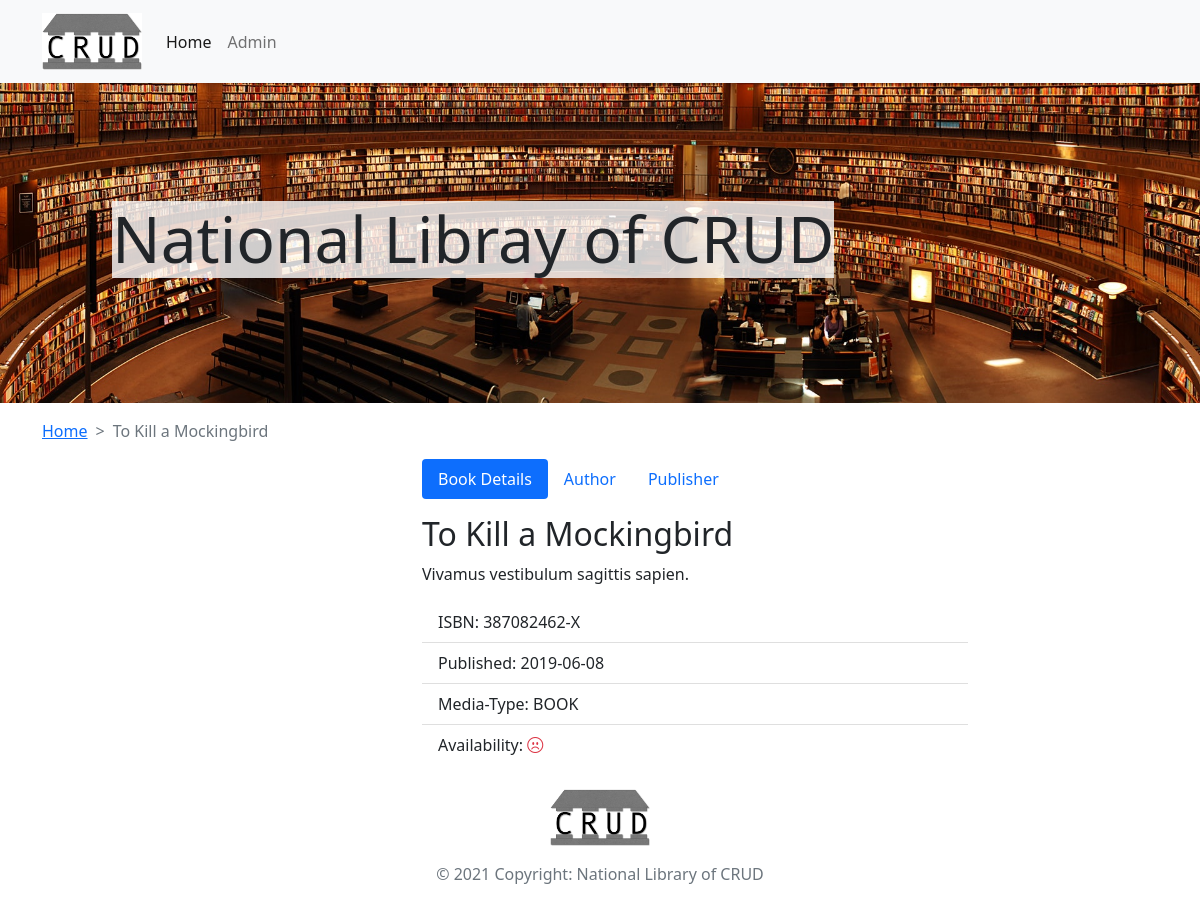
/details.php?mid=0000000003, run on the app's committed database.
### tables this page shows
CREATE TABLE `media` (
  `mid` int(10) UNSIGNED ZEROFILL NOT NULL,
  `title` varchar(50) NOT NULL,
  `image` varchar(2000) NOT NULL,
  `isbn` char(13) NOT NULL,
  `description` text NOT NULL,
  `pub_date` date NOT NULL,
  `isAvailable` tinyint(1) NOT NULL,
  `type` enum('book','cd','dvd','') NOT NULL,
  `pid` int(10) UNSIGNED ZEROFILL NOT NULL
);

### components/c_details.php (the view, shortened to what this page needs)
<?php
    require_once 'actions/db_connect.php';
    if(isset($_GET["mid"])) {
        $mid = $_GET["mid"];
    } else {
        exitGracefully();
    }
    $sql = "SELECT *
            FROM media
            INNER JOIN media_author
            ON media.mid = media_author.mid
            INNER JOIN author
            ON media_author.aid = author.aid
            INNER JOIN publisher
            ON media.pid = publisher.pid
            WHERE media.mid=$mid";
    $result = $mysqli->query($sql);
    $media = $result->fetch_all(MYSQLI_ASSOC);
?>
<nav style="--bs-breadcrumb-divider: '>';" aria-label="breadcrumb">
    <ol class="breadcrumb">
        <li class="breadcrumb-item"><a href="index.php">Home</a></li>
        <li class="breadcrumb-item active" aria-current="page"><?php echo $media[0]["title"] ?></li>
    </ol>
</nav>
<div class="row g-4">
    <div class="col-sm-4">
    </div>
    <div class="col-sm-6">
        <ul class="nav nav-pills mb-3" id="pills-tab" role="tablist">
            <li class="nav-item" role="presentation">
                <button class="nav-link active" id="pills-details-tab" data-bs-toggle="pill" data-bs-target="#pills-details" type="button" role="tab" aria-controls="pills-details" aria-selected="true">Book Details</button>
            </li>
            <li class="nav-item" role="presentation">
                <button class="nav-link" id="pills-author-tab" data-bs-toggle="pill" data-bs-target="#pills-author" type="button" role="tab" aria-controls="pills-author" aria-selected="false">Author</button>
            </li>
            <li class="nav-item" role="presentation">
                <button class="nav-link" id="pills-publisher-tab" data-bs-toggle="pill" data-bs-target="#pills-publisher" type="button" role="tab" aria-controls="pills-publisher" aria-selected="false">Publisher</button>
            </li>
        </ul>
        <div class="tab-content" id="pills-tabContent">
        <div class="tab-pane fade show active" id="pills-details" role="tabpanel" aria-labelledby="pills-details-tab">
            <p class="h2"><?php echo $media[0]["title"] ?></p>
            <p class=""><?php echo $media[0]["description"] ?></p>
        <ul class="list-group list-group-flush">
            <li class="list-group-item">ISBN: <?php echo $media[0]["isbn"] ?></li>
            <li class="list-group-item">Published: <?php echo $media[0]["pub_date"] ?></li>
            <li class="list-group-item">Media-Type: </i><?php echo strtoupper($media[0]["type"]) ?></li>
            <li class="list-group-item">Availability: <?php echo $media[0]["isAvailable"]? '<i class="bi bi-emoji-smile text-success"></i>' : '<i class="bi bi-emoji-frown text-danger"></i>' ?></li>
        </ul>
        </div>
    </div>
</div>

### css/style.css (style rules this page uses)
.logo { width: 100px; max-height: 100%; object-fit: contain; }
.hero { background: #fff url(../img/pexels-tamas-meszaros-12064.jpg) no-repeat center center; background-size: cover; height: 40vh; }
.bg-darker { background-color: rgba(255, 255, 255, 0.8); display: inline-block; }

### data on the page
media: title "To Kill a Mockingbird", description "Vivamus vestibulum sagittis sapien.", isbn "387082462-X", pub_date "2019-06-08", type "BOOK"
